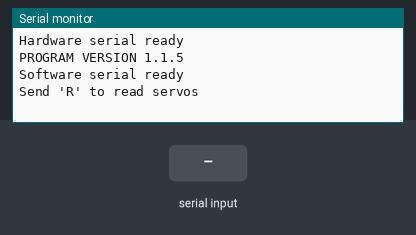
The sketch below on a simulated Arduino Nano, built with avr-gcc and run on an emulated ATmega328P. On the bench: the last lines printed to the serial monitor. The inputs (shaded band) are chosen by the test bench.

Above: at 1.2 s.
1.3 s: "R" received over Serial
At 2.4 s:
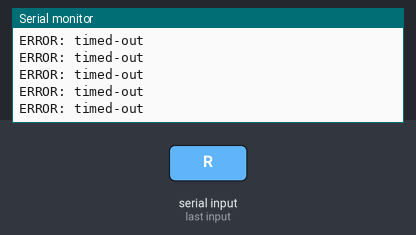
3.2 s: "1" received over Serial
At 4.3 s:
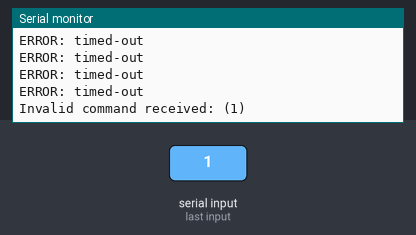

Measured:
- after the input at 1.3 s, the serial monitor: prints a new line at once (image 1)
- after the input at 3.2 s, the serial monitor: prints a new line after 0.20 s (image 2)

The sketch:

Walbi_record.ino
```cpp
// (licence header left out)
#include <SoftwareSerial.h>

SoftwareSerial mySerial(10, 11); // 10 = Arduino soft RX, 11 = Arduino soft TX

String message = "";

class CommandFeedback
{
  public:
    byte servoId;
    byte command;
    byte parameter[7];
    byte numPar;
    boolean messageComplete = false;
    int angle(void) {
      return (int(this->parameter[1]) * 256 + int(this->parameter[0]));
    };
};

CommandFeedback response;

void setup() {

  Serial.begin(115200); // hardware serial - USB cable from Arduino to PC running Arduino IDE Serial Monitor
  while (!Serial) {}

  Serial.println("\n\nHardware serial ready");

  mySerial.begin(115200); // SoftwareSerial - connects Arduino to Debug Board serial pins (RX->TX, TX->RX, GND->GND)

  Serial.println("PROGRAM VERSION 1.1.5\n\nSoftware serial ready\n\nSend 'R' to read servos");

}

// ========== SEND COMMAND =====================================
// =============================================================

void sendReadCommandToServos(byte servoID)
{
  byte command[6];

  command [0] = 0x55;
  command [1] = 0x55;
  command [2] = servoID;
  command [3] = 3;
  command [4] = 28; // SERVO_POS_READ
  command [5] = (~(servoID + 3 + 28)) & 0xff;

  mySerial.write(command, sizeof(command));
}

void process() {

  if (sizeof(message)) {

    switch (message.length()) {
      case 1: // discard message if first byte is invalid
        if (message[0] != 85) {
          message = "";
          // Serial.println("Discarder invalid byte");
        } else
          // Serial.println("First byte ok");
          break;
      case 2: // discard message if second byte is invalid
        if (message[1] != 85) {
          message = "";
          // Serial.println("Discarded two invalid bytes");
        } else
          // Serial.println("Second byte ok");
          break;
      case 3:
      case 4:
      case 5:
      case 6: // not enough data, wait for more data
        // Serial.println("Waiting for more data");
        break;
      default: // 7 and above
        // Serial.println("Analyzing...");
        if (message.length() == (byte(message[3]) + 3)) { // servo message complete
          //          Serial.println("Got enough data.");
          if (false) {// will check checksum in next version
            // checksum = (~(id + length + cmd + [5..len-1])) & 0xff
            message = "";
            Serial.println("Bad checksum. Discarded data.");
          } else {
            response.servoId = int(message[2]);
            response.command = int(message[4]);

            for (int i = 0; i < (int(message[3]) - 3); i++)
              response.parameter[i] = message[5 + i];

            response.numPar = message[3] - 3;
            response.messageComplete = true;
            message = "";

// Serial.println("Good data. Loaded into object.");
          }
        } else {
          //          Serial.print("Not enough data. Needed ");
          //          Serial.print(int(message[3]) + 3);
          //          Serial.print(" bytes and got ");
          //          Serial.println(message.length());
        }
    }
  }
}

boolean listen(int timeOut)
{
  int wait = 0;
  char incomming;

  do {
    if (mySerial.available()) {
      incomming = mySerial.read();
      if (incomming == char(-1))
        Serial.println("ERROR reading SoftwareSerial");
      else {
        message += incomming;
        //        Serial.print("\nmessage is now ");
        //        Serial.print(message.length());
        //        Serial.println(" chars long\n");
        //        Serial.print("Going to process string <");
        //        Serial.print(message);
        //        Serial.println(">");
        process();
      }
    }
    wait++;
    delay(1);
  } while ((wait < timeOut) and (!response.messageComplete));

  if (wait == timeOut) {
    Serial.println("ERROR: timed-out");
    return (false);
  } else
    return (true);
}

void loop() {

  byte incomingByte;

  if (Serial.available() > 0) { // wait for command R

    incomingByte = Serial.read();

    if (char(incomingByte) == 'R') {

      for (int i = 1; i <= 10; i++) {


        for (int a = 1; a <= 10; a++) {
          sendReadCommandToServos(i); //read servo 1
          if (listen(20))
            break;
        }

        if (response.messageComplete) {
          Serial.print("Servo ");
          Serial.print(response.servoId);
          Serial.print(" angle: ");
          Serial.println(response.angle());
          response.messageComplete = false;
        }

      }
    }
    else {
      Serial.print("\n\nInvalid command received: ");
      Serial.print("(" + String(char(incomingByte)) + ")");
    }

  }

}
```
